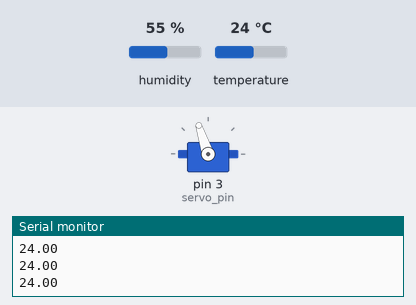
Recording of a sketch running on a simulated Arduino Uno, built with avr-gcc and run on an emulated ATmega328P. On the bench: servo, the last lines printed to the serial monitor. The inputs (shaded band) are chosen by the test bench; at power-on: temperature 24 °C, humidity 55 %.

Above: at 2.8 s.
2.9 s: temperature set to 12 °C
At 4.7 s:
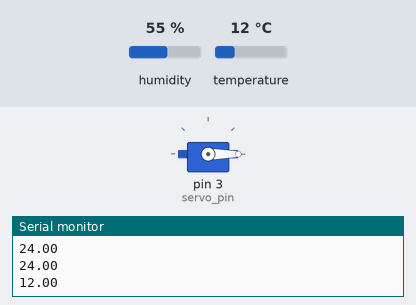
5.6 s: temperature set to 19 °C
At 7.1 s:
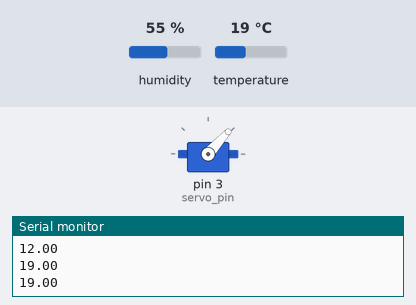
8.3 s: temperature set to 28 °C
At 10.8 s:
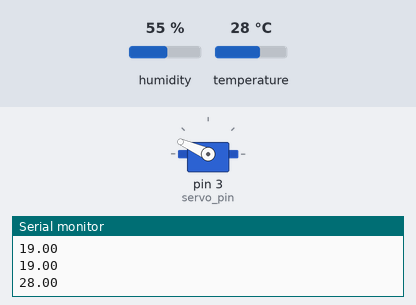
11.6 s: temperature set to 33 °C
At 13.2 s:
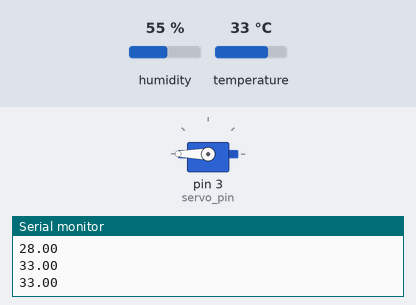
Timing chart, 0 to 14.7 s (numbered marks = the images above; inputs shaded):
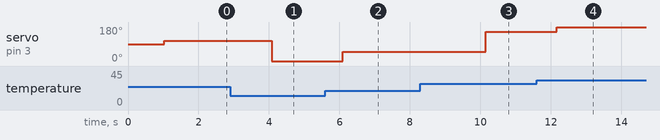

Measured:
- after the input at 2.9 s, servo on pin 3 (servo_pin): 108° → 0° after 1.2 s
- after the input at 5.6 s, servo on pin 3 (servo_pin): 0° → 48° after 0.50 s
- after the input at 8.3 s, servo on pin 3 (servo_pin): 48° → 156° after 1.8 s
- after the input at 11.6 s, servo on pin 3 (servo_pin): 156° → 180° after 0.57 s

The sketch:

servo_plus_senzor.ino
```cpp
#include <DHT.h>
#include <Servo.h>

#define servo_pin 3
#define dht_pin 4

Servo mojservo;

DHT dht = DHT(dht_pin, DHT11);


void setup() {
  // put your setup code here, to run once:
  Serial.begin(9600);


  dht.begin();
  mojservo.attach(servo_pin);
}

void loop() {
  // put your main code here, to run repeatedly:
  //Serial.print(dht.readHumidity());
  //Serial.print("  ");
  Serial.println(dht.readTemperature());
  delay(1000);

  float temperatura = dht.readTemperature();

  int servo_kot = map(temperatura * 10, 150, 300, 0, 180);

  mojservo.write(servo_kot);
}
```
